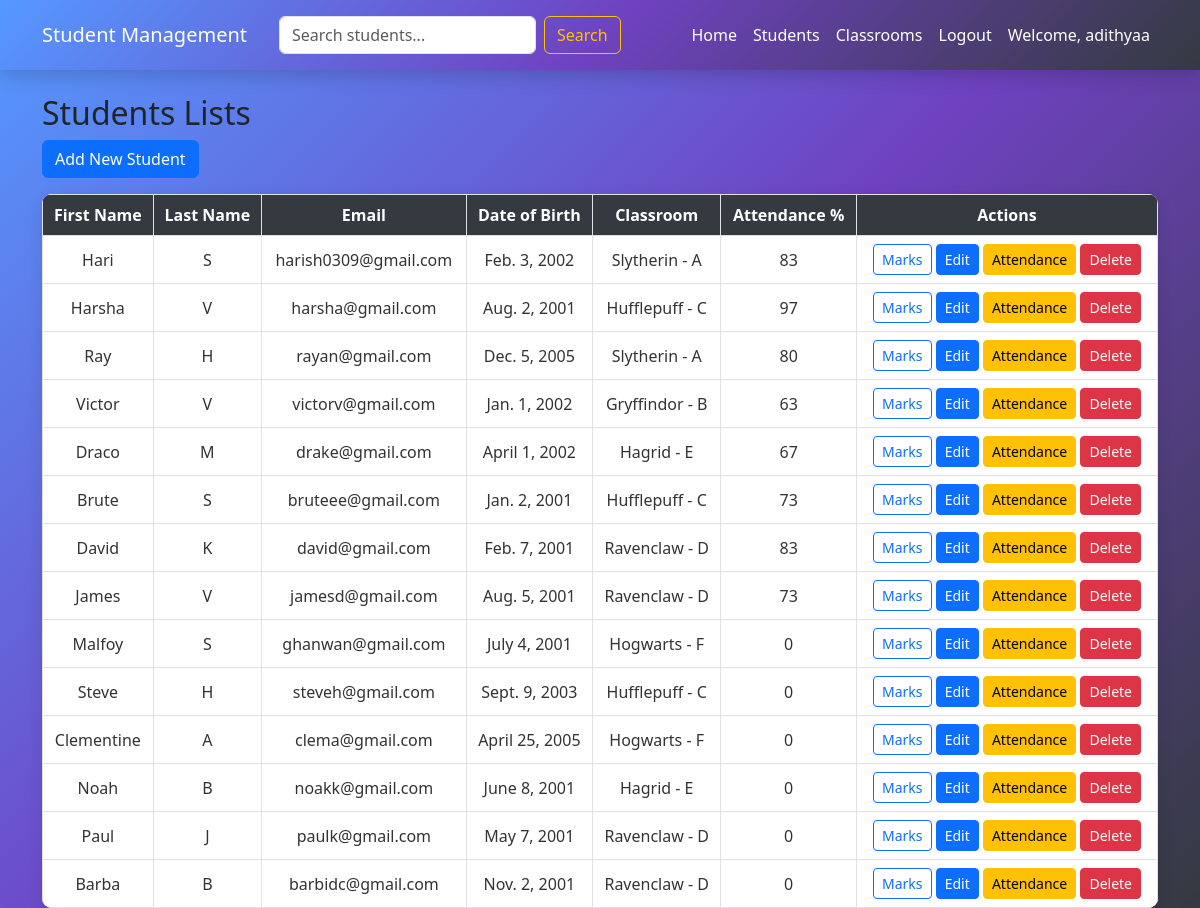
The page /base/students/ (signed in) on the database its author committed.
### base/models.py (models this page shows, shortened)
class Student(models.Model):
    CLASSROOM_CHOICES = [
        ('A', 'Classroom A'),
        ('B', 'Classroom B'),
        ('C', 'Classroom C'),
    ]
    first_name = models.CharField(max_length=100, default="Unknown")
    last_name = models.CharField(max_length=100, default="Unknown")
    email = models.EmailField(unique=True)
    dob = models.DateField(null=True, blank=True)
    classroom = models.ForeignKey(Classroom, on_delete=models.SET_NULL, null=True, blank=True)
    teacher = models.ForeignKey(Teacher, on_delete=models.SET_NULL, null=True, blank=True)
    present_days = models.IntegerField(default=0)
    total_days = models.IntegerField(default=0)
    attendance_percentage = models.FloatField(default=0.0)
    @property
    def attendance_percentage(self):
        if self.total_days == 0:
            return 0
        return (self.present_days / self.total_days) * 100

class Classroom(models.Model):
    name = models.CharField(max_length=100)
    teacher = models.ForeignKey(Teacher, on_delete=models.SET_NULL, null=True, blank=True, related_name='classrooms')  # Fix here
    room_number = models.CharField(max_length=50, default="Unknown")
    def __str__(self):
        return f"{self.name} - {self.room_number}"

### base/views.py (the view)
# urls.py: path('students/', views.view_students, name='student_list'),
@login_required
def view_students(request):
    students = Student.objects.all()  # Retrieve all students from the database
    return render(request, 'base/view_students.html', {'students': students})

### base/templates/base/view_students.html
{% extends 'base/base.html' %}
{% block content %}
<h2>Students Lists</h2>
<a href="{% url 'add_student' %}" class="btn btn-primary mb-3">Add New Student</a>
<table class="table table-bordered">
    <thead>
        <tr>
            <th>First Name</th>
            <th>Last Name</th>
            <th>Email</th>
            <th>Date of Birth</th>
            <th>Classroom</th>
            <th>Attendance %</th>
            <th>Actions</th>
        </tr>
    </thead>
    <tbody>
        {% for student in students %}
            <tr>
                <td>{{ student.first_name }}</td>
                <td>{{ student.last_name }}</td>
                <td>{{ student.email }}</td>
                <td>{{ student.dob }}</td>
                <td>{{ student.classroom }}</td>
                <td>{{ student.attendance_percentage|floatformat:0 }}</td>
                <td>
                    <a href="{% url 'student_marks' student.id %}" class="btn btn-outline-primary btn-sm">Marks</a>
                    <a href="{% url 'edit_student' student.id %}" class="btn btn-primary btn-sm">Edit</a>
                    <a href="{% url 'mark_attendance' student.id %}" class="btn btn-warning btn-sm">Attendance</a>
                    <a href="{% url 'delete_student' student.id %}" class="btn btn-danger btn-sm"
                       onclick="return confirm('Are you sure you want to delete this student?');">
                        Delete
                    </a>
                </td>
            </tr>
        {% endfor %}
    </tbody>
</table>
{% endblock %}

### base/templates/base/base.html (shortened to what this page needs)
<!DOCTYPE html>
<html lang="en">
<head>
    <link rel="stylesheet" href="https://cdn.jsdelivr.net/npm/bootstrap@5.3.0/dist/css/bootstrap.min.css">
</head>
<body>
    <nav class="navbar navbar-expand-lg navbar-dark">
        <div class="container">
            <a class="navbar-brand" href="{% url 'home' %}">Student Management</a>
            <form class="d-flex ms-3" method="GET" action="{% url 'student_list' %}">
                <input class="form-control me-2" type="search" name="q" placeholder="Search students..." value="{{ request.GET.q }}">
                <button class="btn btn-outline-warning" type="submit">Search</button>
            </form>
            <div class="collapse navbar-collapse" id="navbarNav">
                <ul class="navbar-nav ms-auto">
                    {% if user.is_authenticated %}
                        <li class="nav-item"><a class="nav-link" href="{% url 'home' %}">Home</a></li>
                        <li class="nav-item"><a class="nav-link" href="{% url 'student_list' %}">Students</a></li>
                        <li class="nav-item"><a class="nav-link" href="{% url 'classroom_list' %}">Classrooms</a></li>
                        <li class="nav-item"><a class="nav-link" href="{% url 'logout' %}">Logout</a></li>
                        <li class="nav-item">
                            <span class="nav-link">Welcome, {{ user.username }}</span>
                        </li>
                    {% else %}
                        <li class="nav-item"><a class="nav-link" href="{% url 'login' %}">Login</a></li>
                    {% endif %}
                </ul>
            </div>
        </div>
    </nav>
    <div class="container mt-4">
        {% block content %}
        {% endblock %}
    </div>
</body>
</html>

### base/templates/base/base.html (style rules this page uses)
html, body { height: 100%; margin: 0; padding: 0; }
body { background: linear-gradient(135deg, #5599ff 0%, #6f42c1 50%, #343a40 100%); font-family: 'Segoe UI', sans-serif; background-attachment: fixed; background-repeat: no-repeat; background-size: cover; }
.navbar { background: linear-gradient(135deg, #5599ff 0%, #6f42c1 50%, #343a40 100%); padding: 15px 30px; box-shadow: 0 4px 20px rgba(0, 0, 0, 0.2); }
.navbar-brand, .navbar-nav .nav-link { color: #fff !important; font-weight: 500; transition: color 0.3s ease; }
table.table { background-color: #fff; border-radius: 10px; overflow: hidden; box-shadow: 0 4px 15px rgba(0, 0, 0, 0.1); }
table.table thead th { background-color: #343a40 !important; color: #fff !important; text-align: center; vertical-align: middle !important; }
table.table tbody td { text-align: center; vertical-align: middle !important; color: #333; }

### rows shown on the page
Student: first_name "Hari", last_name "S", email "harish0309@gmail.com", dob "Feb. 3, 2002", classroom "Slytherin - A", attendance_percentage "83"
Student: first_name "Harsha", last_name "V", email "harsha@gmail.com", dob "Aug. 2, 2001", classroom "Hufflepuff - C", attendance_percentage "97"
Student: first_name "Ray", last_name "H", email "rayan@gmail.com", dob "Dec. 5, 2005", classroom "Slytherin - A", attendance_percentage "80"
Student: first_name "Victor", last_name "V", email "victorv@gmail.com", dob "Jan. 1, 2002", classroom "Gryffindor - B", attendance_percentage "63"
Student: first_name "Draco", last_name "M", email "drake@gmail.com", dob "April 1, 2002", classroom "Hagrid - E", attendance_percentage "67"
Student: first_name "Brute", last_name "S", email "bruteee@gmail.com", dob "Jan. 2, 2001", classroom "Hufflepuff - C", attendance_percentage "73"
Student: first_name "David", last_name "K", email "david@gmail.com", dob "Feb. 7, 2001", classroom "Ravenclaw - D", attendance_percentage "83"
Student: first_name "James", last_name "V", email "jamesd@gmail.com", dob "Aug. 5, 2001", classroom "Ravenclaw - D", attendance_percentage "73"
Student: first_name "Malfoy", last_name "S", email "ghanwan@gmail.com", dob "July 4, 2001", classroom "Hogwarts - F", attendance_percentage "0"
Student: first_name "Steve", last_name "H", email "steveh@gmail.com", dob "Sept. 9, 2003", classroom "Hufflepuff - C", attendance_percentage "0"
Student: first_name "Clementine", last_name "A", email "clema@gmail.com", dob "April 25, 2005", classroom "Hogwarts - F", attendance_percentage "0"
Student: first_name "Noah", last_name "B", email "noakk@gmail.com", dob "June 8, 2001", classroom "Hagrid - E", attendance_percentage "0"
Student: first_name "Paul", last_name "J", email "paulk@gmail.com", dob "May 7, 2001", classroom "Ravenclaw - D", attendance_percentage "0"
Student: first_name "Barba", last_name "B", email "barbidc@gmail.com", dob "Nov. 2, 2001", classroom "Ravenclaw - D", attendance_percentage "0"

### other values the page prints
{{ user.username }} "adithyaa"
